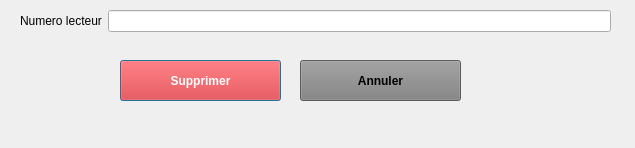
<?xml version="1.0" encoding="UTF-8"?>
<ui version="4.0">
 <class>supprimerLecteur</class>
 <widget class="QDialog" name="supprimerLecteur">
  <property name="geometry">
   <rect>
    <x>0</x>
    <y>0</y>
    <width>635</width>
    <height>148</height>
   </rect>
  </property>
  <property name="windowTitle">
   <string>Dialog</string>
  </property>
  <widget class="QWidget" name="formLayoutWidget">
   <property name="geometry">
    <rect>
     <x>20</x>
     <y>10</y>
     <width>591</width>
     <height>31</height>
    </rect>
   </property>
   <layout class="QFormLayout" name="formLayout">
    <item row="0" column="0">
     <widget class="QLabel" name="label">
      <property name="text">
       <string>Numero lecteur</string>
      </property>
     </widget>
    </item>
    <item row="0" column="1">
     <widget class="QLineEdit" name="numLecteur"/>
    </item>
   </layout>
  </widget>
  <widget class="QPushButton" name="supprimerLecteur_2">
   <property name="geometry">
    <rect>
     <x>120</x>
     <y>60</y>
     <width>161</width>
     <height>41</height>
    </rect>
   </property>
   <property name="styleSheet">
    <string notr="true">QPushButton{
background:red;
color:white;
font-weight:bold
}</string>
   </property>
   <property name="text">
    <string>Supprimer</string>
   </property>
  </widget>
  <widget class="QPushButton" name="annuler">
   <property name="geometry">
    <rect>
     <x>300</x>
     <y>60</y>
     <width>161</width>
     <height>41</height>
    </rect>
   </property>
   <property name="styleSheet">
    <string notr="true">QPushButton{
background:gray;
color:black;
font-weight:bold
}</string>
   </property>
   <property name="text">
    <string>Annuler</string>
   </property>
  </widget>
 </widget>
 <resources/>
 <connections/>
</ui>
